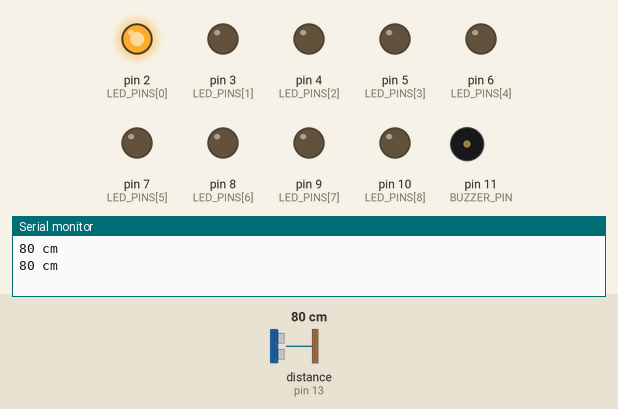
Recording of a sketch running on a simulated Arduino Uno, built with avr-gcc and run on an emulated ATmega328P. Parts: output pins drawn as LEDs (lit = HIGH), buzzer (waves = sounding), the last lines printed to the serial monitor. Wiring (inferred from the names in the program): ultrasonic range finder: trigger pin 13; echo pin 13. The inputs (shaded band) are chosen by the test bench; at power-on: distance to the obstacle (sensor on pin 13) 80 cm. The echo pulse lasts 58.3 µs per cm.

Above: at 1.9 s.
2.0 s: distance to the obstacle (sensor on pin 13) set to 68 cm
At 3.1 s:
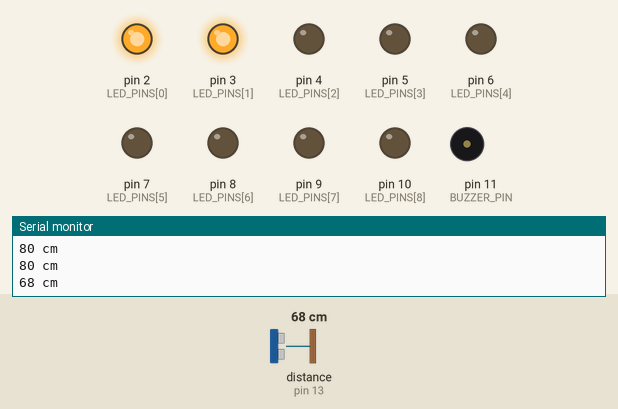
5.5 s: distance to the obstacle (sensor on pin 13) set to 58 cm
At 6.9 s:
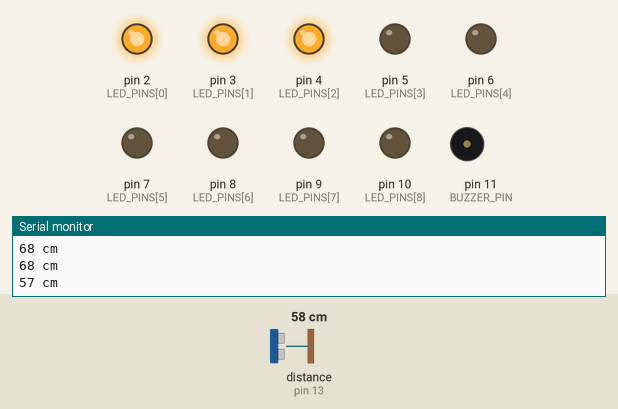
9.0 s: distance to the obstacle (sensor on pin 13) set to 50 cm
At 10.1 s:
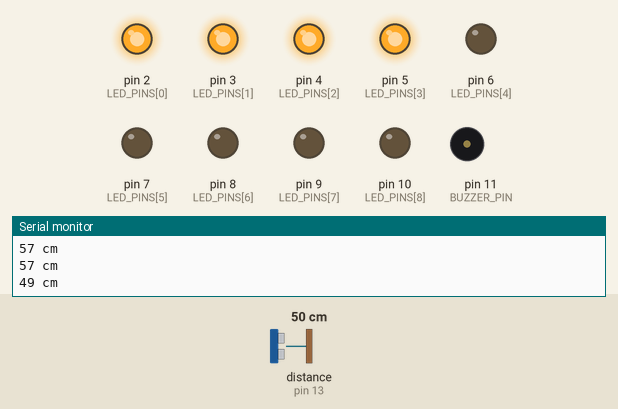
12.5 s: distance to the obstacle (sensor on pin 13) set to 250 cm
At 13.9 s:
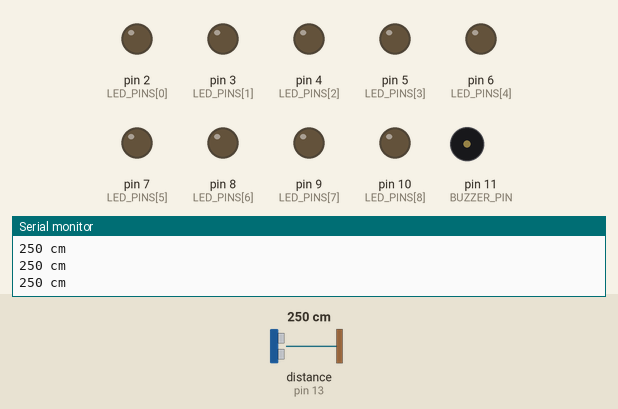
14.6 s: distance to the obstacle (sensor on pin 13) set to 2 cm
At 14.81 s:
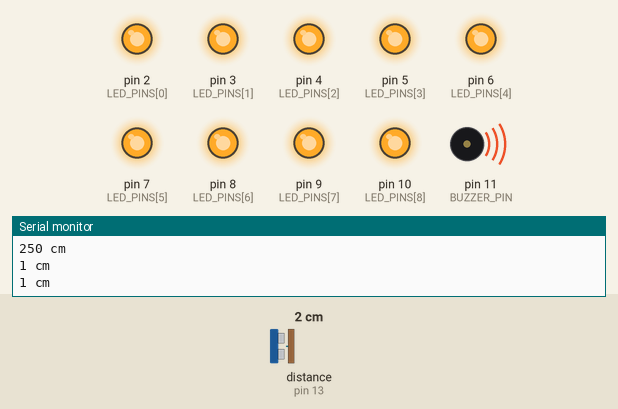
18.1 s: distance to the obstacle (sensor on pin 13) set to 35 cm
At 18.45 s:
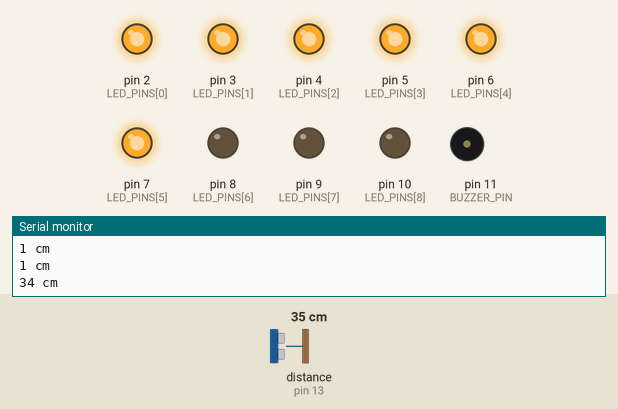
Timing chart, 0 to 22.6 s (numbered marks = the images above; inputs shaded):
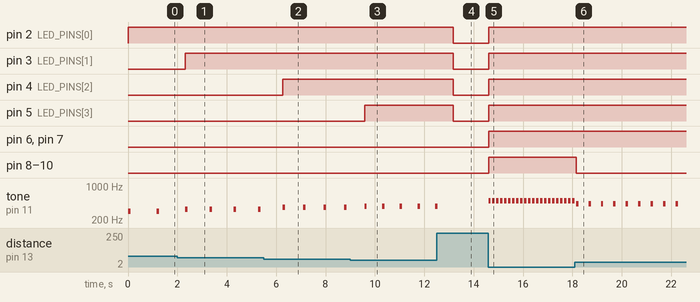

Measured:
- the behaviour switches between 72 and 71 cm on distance to the obstacle (sensor on pin 13) (found by bisection; images 0 and 1)
- the behaviour switches between 63 and 62 cm on distance to the obstacle (sensor on pin 13) (found by bisection; images 1 and 2)
- the behaviour switches between 55 and 54 cm on distance to the obstacle (sensor on pin 13) (found by bisection; images 2 and 3)
- after the input at 2.0 s, pin 3 (LED_PINS[1]): LOW → HIGH after 0.32 s
- after the input at 5.5 s, pin 4 (LED_PINS[2]): LOW → HIGH after 0.76 s
- after the input at 9.0 s, pin 5 (LED_PINS[3]): LOW → HIGH after 0.58 s
- after the input at 12.5 s, pin 2 (LED_PINS[0]), pin 3 (LED_PINS[1]), pin 4 (LED_PINS[2]), pin 5 (LED_PINS[3]): HIGH → LOW after 0.67 s; tone on pin 11 (BUZZER_PIN): goes on until 12.5 s, then stays silent
- after the input at 14.6 s, pin 2 (LED_PINS[0]), pin 3 (LED_PINS[1]), pin 4 (LED_PINS[2]), pin 5 (LED_PINS[3]), pin 6 (LED_PINS[4]), pin 7 (LED_PINS[5]), pin 8 (LED_PINS[6]), pin 9 (LED_PINS[7]), pin 10 (LED_PINS[8]): LOW → HIGH at once; tone on pin 11 (BUZZER_PIN): alternates 500 Hz for 0.10 s and silent for 0.06 s, starting at once
- after the input at 18.1 s, pin 8 (LED_PINS[6]), pin 9 (LED_PINS[7]), pin 10 (LED_PINS[8]): HIGH → LOW after 0.05 s; tone on pin 11 (BUZZER_PIN): alternates 431 Hz for 0.10 s and silent for 0.40 s, starting after 0.05 s

The sketch:

backup_sensor.ino
```cpp
/*
  Ultrasonic Automotive Backup Sensor
  Author: Shivam Shah
  Description: Dynamically maps distance to a 9-LED bar graph and piezo buzzer alert.
*/

const int PING_PIN = 13;
const int BUZZER_PIN = 11;
const int LED_PINS[] = {2, 3, 4, 5, 6, 7, 8, 9, 10};
const int NUM_LEDS = 9;

void setup() {
  Serial.begin(9600);
  pinMode(BUZZER_PIN, OUTPUT);
  for (int i = 0; i < NUM_LEDS; i++) {
    pinMode(LED_PINS[i], OUTPUT);
  }
}

void loop() {
  long duration = getPingDuration();
  long cm = duration / 29 / 2;

  Serial.print(cm);
  Serial.println(" cm");

  updateFeedback(cm);
  delay(50);
}

long getPingDuration() {
  pinMode(PING_PIN, OUTPUT);
  digitalWrite(PING_PIN, LOW);
  delayMicroseconds(2);
  digitalWrite(PING_PIN, HIGH);
  delayMicroseconds(5);
  digitalWrite(PING_PIN, LOW);

  pinMode(PING_PIN, INPUT);
  return pulseIn(PING_PIN, HIGH);
}

void updateFeedback(long cm) {
  if (cm >= 90 || cm <= 0) {
    for (int i = 0; i < NUM_LEDS; i++) digitalWrite(LED_PINS[i], LOW);
    noTone(BUZZER_PIN);
    return;
  }

  // Calculate number of active LEDs based on distance range (10cm - 80cm)
  int ledsToLit = map(constrain(cm, 10, 80), 80, 10, 1, NUM_LEDS);
  for (int i = 0; i < NUM_LEDS; i++) {
    digitalWrite(LED_PINS[i], i < ledsToLit ? HIGH : LOW);
  }

  // Calculate tone frequency and delay interval dynamically
  int toneFreq = map(constrain(cm, 10, 80), 80, 10, 300, 500);
  int delayGap = map(constrain(cm, 10, 80), 80, 10, 1000, 10);

  tone(BUZZER_PIN, toneFreq);
  delay(100);
  noTone(BUZZER_PIN);
  delay(delayGap);
}
```
